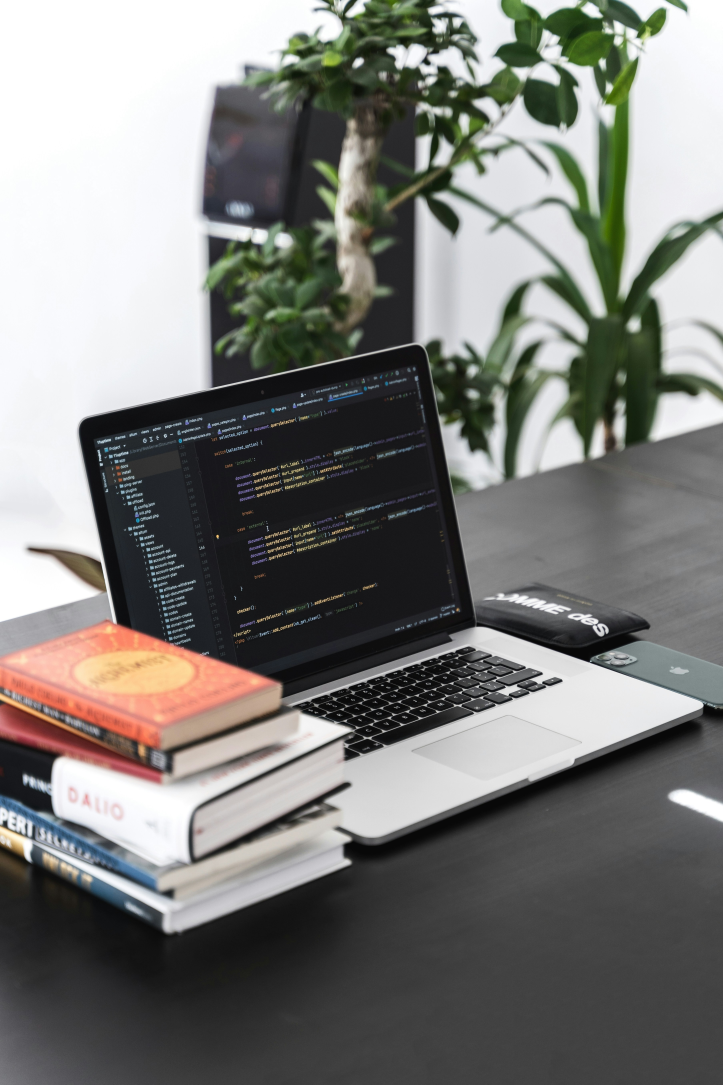
#> input picture src/assets/IntroImage.jpg, 3615 x 5423 px (shown at 1/5 size); its folder holds only this picture in this run
$ python generate_responsive_webp.py
#> lines starting #> are read from the running program, lines starting #| are printed output that depends on the picture
from PIL import Image
import os

SRC_DIR = os.path.join(os.path.dirname(__file__), '..', 'src', 'assets')
OUT_DIR = os.path.join(SRC_DIR, 'responsive')
os.makedirs(OUT_DIR, exist_ok=True)

sizes = [400, 800, 1200, 1600]

def convert(path):
#> called with path = 'scripts/../src/assets/IntroImage.jpg'
    name = os.path.splitext(os.path.basename(path))[0]
    try:
        im = Image.open(path)
#> im is the input picture: PIL image 3615x5423 RGB; mean R, G, B 124.4, 124.3, 121.1
    except Exception as e:
        print('SKIP', path, e)
        return
    for w in sizes:
        ratio = w / im.width
        h = max(1, int(im.height * ratio))
        out_path = os.path.join(OUT_DIR, f"{name}-{w}.webp")
        resized = im.resize((w, h), Image.LANCZOS)
        resized.save(out_path, 'WEBP', quality=80, method=6)
        print(path, '->', out_path)
#> this loop made 4 passes
#> pass 1, in convert, `resized = im.resize((w, h), Image.LANCZOS)`:
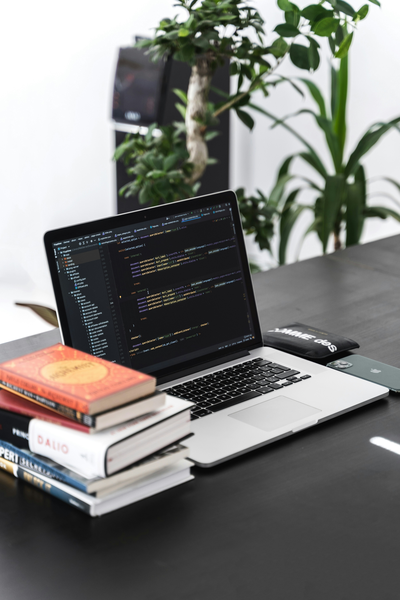
#> resized: PIL image 400x600 RGB; mean R, G, B 124.4, 124.3, 121.1

if __name__ == '__main__':
    for fname in os.listdir(SRC_DIR):
        if fname.lower().endswith(('.png', '.jpg', '.jpeg', '.webp')) and fname != 'responsive':
            full = os.path.join(SRC_DIR, fname)
            convert(full)
